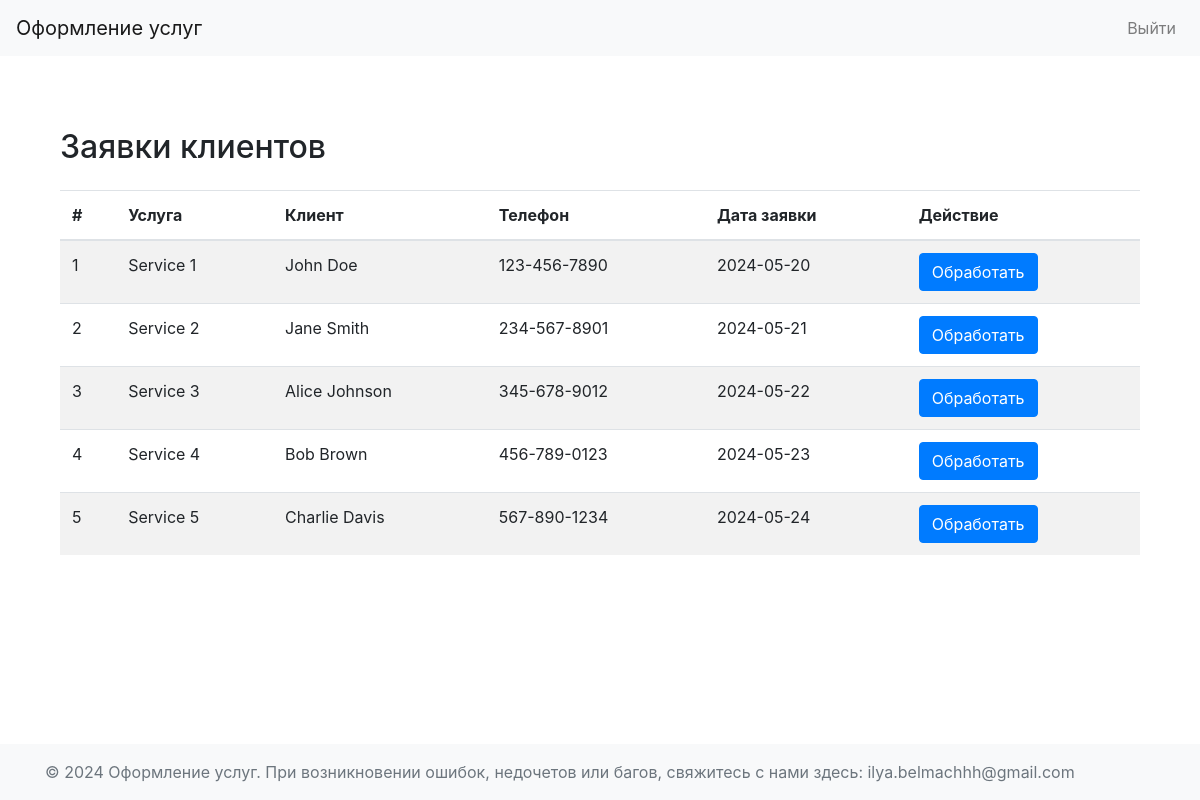
The app's page /view_requests with its own data.
### app/models.py (models this page shows, shortened)
class OrderRequest(db.Model):
    __tablename__ = 'OrderRequest'
    id = db.Column(db.Integer, primary_key=True)
    client_id = db.Column(db.Integer, db.ForeignKey('Clients.id'), nullable=False)
    service_id = db.Column(db.Integer, db.ForeignKey('Services.id'))
    order_date = db.Column(db.Date, nullable=False)
    client = db.relationship('Clients', backref=db.backref('OrderRequest', lazy=True))
    service = db.relationship('Services', backref=db.backref('OrderRequest', lazy=True))

class Services(db.Model):
    __tablename__ = 'Services'
    id = db.Column(db.Integer, primary_key=True)
    service_name = db.Column(db.String(150), nullable=False)
    cost = db.Column(db.Float, nullable=False)

class Clients(db.Model):
    __tablename__ = 'Clients'
    id = db.Column(db.Integer, primary_key=True)
    full_name = db.Column(db.String(150), nullable=False)
    address = db.Column(db.String(250), nullable=False)
    telephone = db.Column(db.String(50), unique=True, nullable=False)
    login = db.Column(db.String(150), unique=True, nullable=False)
    password = db.Column(db.String(150), nullable=False)

### app/employees/routs.py (the view)
@employees.route('/view_requests')
def view_requests():
    requests = OrderRequest.query.all()
    return render_template('employee/employee_view_requests.html', requests=requests)

### app/templates/employee/employee_view_requests.html
{% extends "dashboard_base.html" %}
{% block content %}
<div class="container mt-5">
    <h2 class="mb-4">Заявки клиентов</h2>
    <table class="table table-striped">
        <thead>
            <tr>
                <th scope="col">#</th>
                <th scope="col">Услуга</th>
                <th scope="col">Клиент</th>
                <th scope="col">Телефон</th>
                <th scope="col">Дата заявки</th>
                <th scope="col">Действие</th>
            </tr>
        </thead>
        <tbody>
            {% for request in requests %}
            <tr>
                <td>{{ loop.index }}</td>
                <td>{{ request.service.service_name }}</td>
                <td>{{ request.client.full_name }}</td>
                <td>{{ request.client.telephone }}</td>
                <td>{{ request.order_date }}</td>
                <td>
                    <a href="{{ url_for('employees.create_order', request_id=request.id) }}" class="btn btn-primary">Обработать</a>
                </td>
            </tr>
            {% endfor %}
        </tbody>
    </table>
</div>
{% endblock %}

### records on screen
OrderRequest: service.service_name "Service 1", client.full_name "John Doe", client.telephone "123-456-7890", order_date "2024-05-20"
OrderRequest: service.service_name "Service 2", client.full_name "Jane Smith", client.telephone "234-567-8901", order_date "2024-05-21"
OrderRequest: service.service_name "Service 3", client.full_name "Alice Johnson", client.telephone "345-678-9012", order_date "2024-05-22"
OrderRequest: service.service_name "Service 4", client.full_name "Bob Brown", client.telephone "456-789-0123", order_date "2024-05-23"
OrderRequest: service.service_name "Service 5", client.full_name "Charlie Davis", client.telephone "567-890-1234", order_date "2024-05-24"
